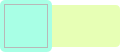
<?xml version="1.0" encoding="UTF-8"?>
<ui version="4.0">
 <class>center6</class>
 <widget class="QWidget" name="center6">
  <property name="geometry">
   <rect>
    <x>0</x>
    <y>0</y>
    <width>120</width>
    <height>52</height>
   </rect>
  </property>
  <property name="minimumSize">
   <size>
    <width>120</width>
    <height>52</height>
   </size>
  </property>
  <property name="maximumSize">
   <size>
    <width>120</width>
    <height>52</height>
   </size>
  </property>
  <property name="cursor">
   <cursorShape>PointingHandCursor</cursorShape>
  </property>
  <property name="windowTitle">
   <string>Form</string>
  </property>
  <property name="toolTip">
   <string/>
  </property>
  <property name="styleSheet">
   <string notr="true">QWidget#center6 {
background-color: rgba(255, 255, 255, 0);
}</string>
  </property>
  <widget class="QLabel" name="memUse">
   <property name="geometry">
    <rect>
     <x>0</x>
     <y>0</y>
     <width>52</width>
     <height>52</height>
    </rect>
   </property>
   <property name="minimumSize">
    <size>
     <width>52</width>
     <height>52</height>
    </size>
   </property>
   <property name="maximumSize">
    <size>
     <width>52</width>
     <height>52</height>
    </size>
   </property>
   <property name="styleSheet">
    <string notr="true">background-color: transparent;
font: 700 13pt &quot;Magneto&quot;;
color: rgb(135, 243, 255);
border-color: rgb(148, 148, 148);</string>
   </property>
   <property name="alignment">
    <set>Qt::AlignCenter</set>
   </property>
  </widget>
  <widget class="QFrame" name="frame">
   <property name="geometry">
    <rect>
     <x>52</x>
     <y>5</y>
     <width>68</width>
     <height>42</height>
    </rect>
   </property>
   <property name="minimumSize">
    <size>
     <width>68</width>
     <height>42</height>
    </size>
   </property>
   <property name="maximumSize">
    <size>
     <width>68</width>
     <height>42</height>
    </size>
   </property>
   <property name="styleSheet">
    <string notr="true">QFrame#frame{
	background-color: rgba(215, 255, 130, 150);
	border-top-right-radius: 4px;
    border-bottom-right-radius: 4px;
}</string>
   </property>
   <property name="frameShape">
    <enum>QFrame::StyledPanel</enum>
   </property>
   <property name="frameShadow">
    <enum>QFrame::Raised</enum>
   </property>
   <layout class="QVBoxLayout" name="verticalLayout">
    <property name="spacing">
     <number>0</number>
    </property>
    <property name="leftMargin">
     <number>2</number>
    </property>
    <property name="topMargin">
     <number>2</number>
    </property>
    <property name="rightMargin">
     <number>0</number>
    </property>
    <property name="bottomMargin">
     <number>2</number>
    </property>
    <item>
     <widget class="QLabel" name="netUp">
      <property name="styleSheet">
       <string notr="true">font: 8pt &quot;Microsoft YaHei UI&quot;;
color: rgb(252, 255, 96);
color: rgb(255, 121, 44);
background-color: transparent;
</string>
      </property>
     </widget>
    </item>
    <item>
     <widget class="QLabel" name="netDown">
      <property name="styleSheet">
       <string notr="true">font: 8pt &quot;Microsoft YaHei UI&quot;;
color: rgb(48, 255, 124);
background-color: transparent;</string>
      </property>
     </widget>
    </item>
   </layout>
  </widget>
  <widget class="QFrame" name="memColorFrame">
   <property name="geometry">
    <rect>
     <x>4</x>
     <y>4</y>
     <width>44</width>
     <height>44</height>
    </rect>
   </property>
   <property name="frameShape">
    <enum>QFrame::StyledPanel</enum>
   </property>
   <property name="frameShadow">
    <enum>QFrame::Raised</enum>
   </property>
  </widget>
  <widget class="QFrame" name="borderColor">
   <property name="geometry">
    <rect>
     <x>0</x>
     <y>0</y>
     <width>52</width>
     <height>52</height>
    </rect>
   </property>
   <property name="maximumSize">
    <size>
     <width>52</width>
     <height>52</height>
    </size>
   </property>
   <property name="styleSheet">
    <string notr="true">background-color: rgba(32, 255, 188, 100);
border-radius: 5px;</string>
   </property>
   <property name="frameShape">
    <enum>QFrame::StyledPanel</enum>
   </property>
   <property name="frameShadow">
    <enum>QFrame::Raised</enum>
   </property>
  </widget>
  <zorder>frame</zorder>
  <zorder>borderColor</zorder>
  <zorder>memColorFrame</zorder>
  <zorder>memUse</zorder>
 </widget>
 <resources/>
 <connections/>
</ui>
